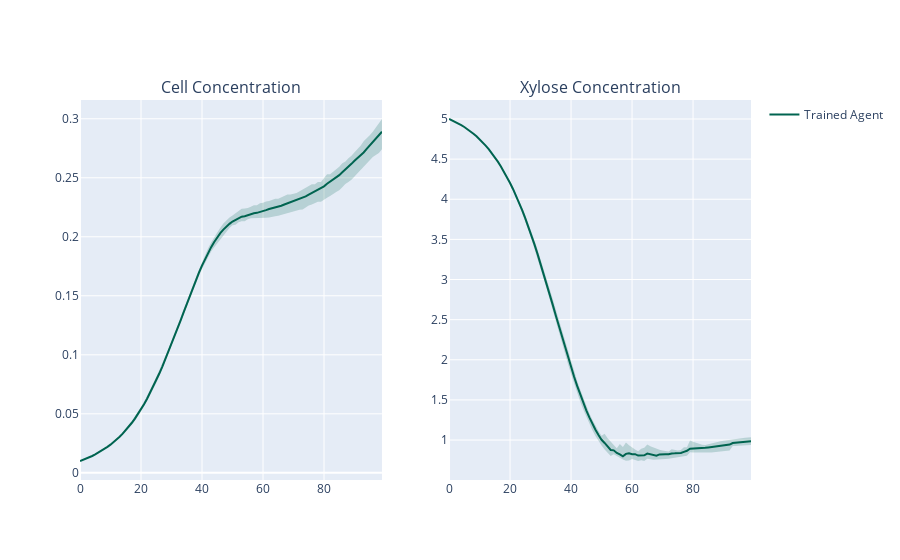

The notebook cell saved with this chart:
### Code cell
fig.add_trace(
              go.Scatter(x=data_avg.index,
                         y=data_avg["Bacllus_agent1"],
                         name="Trained Agent",
                         line=dict(color="rgb(0,100,80)",width=2)
                         ),
            row=1,col=1)

fig.add_trace(
              go.Scatter(x=data_max.index.to_list()+data_min.index[::-1].to_list(),
                         y=data_max["Bacllus_agent1"].to_list()+data_min["Bacllus_agent1"].to_list()[::-1],
                         fill="toself",fillcolor="rgba(0,100,80,0.2)",
                         line=dict(color="rgba(255,255,255,0)"),
                         showlegend=False)
            ,row=1,col=1)

fig.add_trace(
              go.Scatter(x=data_avg.index,
                         y=data_avg["xyl__D_e"],
                         showlegend=False,
                         line=dict(color="rgb(0,100,80)"))
              ,row=1,col=2)
fig.add_trace(go.Scatter(x=data_max.index.to_list()+data_min.index[::-1].to_list(),
                            y=data_max["xyl__D_e"].to_list()+data_min["xyl__D_e"].to_list()[::-1],
                            fill="toself",fillcolor="rgba(0,100,80,0.2)",line=dict(color="rgba(255,255,255,0)"),
                            showlegend=False),row=1,col=2)

fig.show()

### Figure 1 — Plotly figure (JSON) as saved in the notebook; plotly's stock layout.template omitted (floating-point values rounded to 4 significant figures; data arrays with more than 128 entries replaced by an {"elided": "..."} marker saying what was removed)
{"data": [{"line": {"color": "rgb(0,100,80)", "width": 2}, "name": "Trained Agent", "type": "scatter", "x": [0, 1, 2, 3, 4, 5, 6, 7, 8, 9, 10, 11, 12, 13, 14, 15, 16, 17, 18, 19, 20, 21, 22, 23, 24, 25, 26, 27, 28, 29, 30, 31, 32, 33, 34, 35, 36, 37, 38, 39, 40, 41, 42, 43, 44, 45, 46, 47, 48, 49, 50, 51, 52, 53, 54, 55, 56, 57, 58, 59, 60, 61, 62, 63, 64, 65, 66, 67, 68, 69, 70, 71, 72, 73, 74, 75, 76, 77, 78, 79, 80, 81, 82, 83, 84, 85, 86, 87, 88, 89, 90, 91, 92, 93, 94, 95, 96, 97, 98, 99], "xaxis": "x", "y": [0.01, 0.01093, 0.01194, 0.01304, 0.01426, 0.01555, 0.01698, 0.0185, 0.02014, 0.02193, 0.02386, 0.02592, 0.02817, 0.03059, 0.03322, 0.03604, 0.03907, 0.04239, 0.04591, 0.0497, 0.05371, 0.05808, 0.06272, 0.06774, 0.073, 0.07844, 0.08411, 0.09, 0.09627, 0.1027, 0.1092, 0.1158, 0.1225, 0.1292, 0.1361, 0.1431, 0.1499, 0.1568, 0.1633, 0.1697, 0.1756, 0.1813, 0.1864, 0.1912, 0.1956, 0.1997, 0.2031, 0.206, 0.2087, 0.211, 0.2129, 0.2143, 0.2159, 0.217, 0.2173, 0.2183, 0.2192, 0.2199, 0.2203, 0.2209, 0.2216, 0.2226, 0.2235, 0.224, 0.2249, 0.2252, 0.2263, 0.2274, 0.2283, 0.229, 0.23, 0.231, 0.2319, 0.2328, 0.2343, 0.2358, 0.2373, 0.2387, 0.24, 0.241, 0.2427, 0.2449, 0.2467, 0.2485, 0.2503, 0.2522, 0.2547, 0.2569, 0.2592, 0.2618, 0.2644, 0.2666, 0.2689, 0.2715, 0.2745, 0.2772, 0.2802, 0.2833, 0.286, 0.289], "yaxis": "y"}, {"fill": "toself", "fillcolor": "rgba(0,100,80,0.2)", "line": {"color": "rgba(255,255,255,0)"}, "showlegend": false, "type": "scatter", "x": {"elided": "200 int values"}, "xaxis": "x", "y": {"elided": "200 float values"}, "yaxis": "y"}, {"line": {"color": "rgb(0,100,80)"}, "showlegend": false, "type": "scatter", "x": [0, 1, 2, 3, 4, 5, 6, 7, 8, 9, 10, 11, 12, 13, 14, 15, 16, 17, 18, 19, 20, 21, 22, 23, 24, 25, 26, 27, 28, 29, 30, 31, 32, 33, 34, 35, 36, 37, 38, 39, 40, 41, 42, 43, 44, 45, 46, 47, 48, 49, 50, 51, 52, 53, 54, 55, 56, 57, 58, 59, 60, 61, 62, 63, 64, 65, 66, 67, 68, 69, 70, 71, 72, 73, 74, 75, 76, 77, 78, 79, 80, 81, 82, 83, 84, 85, 86, 87, 88, 89, 90, 91, 92, 93, 94, 95, 96, 97, 98, 99], "xaxis": "x2", "y": [5, 4.983, 4.965, 4.945, 4.924, 4.9, 4.875, 4.847, 4.817, 4.784, 4.749, 4.71, 4.669, 4.624, 4.576, 4.524, 4.469, 4.409, 4.345, 4.276, 4.203, 4.125, 4.042, 3.954, 3.861, 3.762, 3.659, 3.55, 3.437, 3.32, 3.198, 3.073, 2.945, 2.815, 2.684, 2.552, 2.419, 2.288, 2.158, 2.031, 1.907, 1.788, 1.674, 1.566, 1.465, 1.37, 1.282, 1.201, 1.128, 1.062, 1.003, 0.9636, 0.9169, 0.8758, 0.8716, 0.8388, 0.822, 0.7972, 0.8277, 0.8363, 0.8239, 0.8246, 0.8069, 0.813, 0.8105, 0.8305, 0.8191, 0.8104, 0.8042, 0.8208, 0.8268, 0.8236, 0.8221, 0.8333, 0.8342, 0.8359, 0.8383, 0.853, 0.8666, 0.8919, 0.8925, 0.8944, 0.8964, 0.8993, 0.9029, 0.9077, 0.9131, 0.9181, 0.9234, 0.9287, 0.9338, 0.9387, 0.9442, 0.9629, 0.9667, 0.97, 0.9736, 0.977, 0.9802, 0.9838], "yaxis": "y2"}, {"fill": "toself", "fillcolor": "rgba(0,100,80,0.2)", "line": {"color": "rgba(255,255,255,0)"}, "showlegend": false, "type": "scatter", "x": {"elided": "200 int values"}, "xaxis": "x2", "y": {"elided": "200 float values"}, "yaxis": "y2"}], "layout": {"annotations": [{"font": {"size": 16}, "showarrow": false, "text": "Cell Concentration", "x": 0.225, "xanchor": "center", "xref": "paper", "y": 1, "yanchor": "bottom", "yref": "paper"}, {"font": {"size": 16}, "showarrow": false, "text": "Xylose Concentration", "x": 0.775, "xanchor": "center", "xref": "paper", "y": 1, "yanchor": "bottom", "yref": "paper"}], "xaxis": {"anchor": "y", "domain": [0, 0.45]}, "xaxis2": {"anchor": "y2", "domain": [0.55, 1]}, "yaxis": {"anchor": "x", "domain": [0, 1]}, "yaxis2": {"anchor": "x2", "domain": [0, 1]}}}
